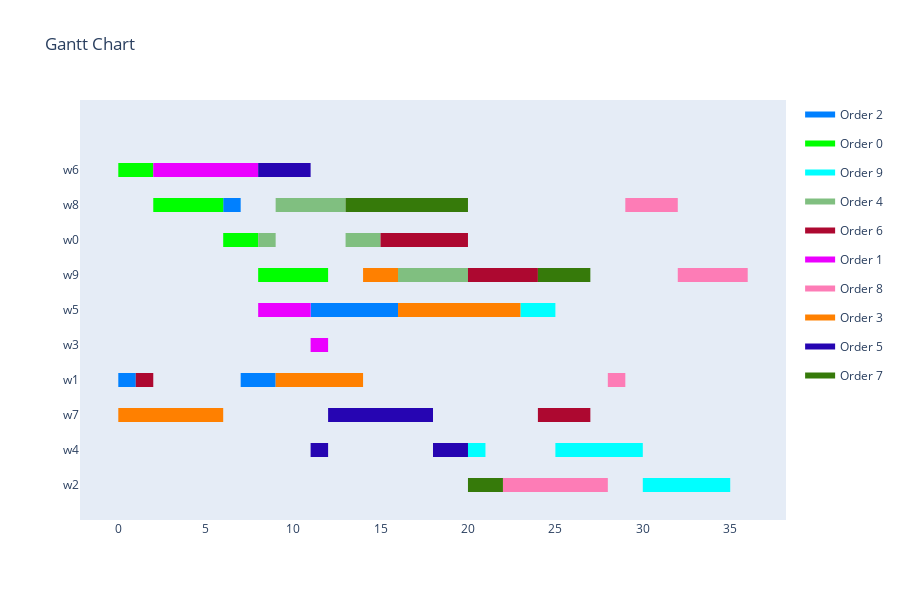

Notebook code for this chart:
### Code cell
show_result(schedule)

### Figure 1 — Plotly figure (JSON) as saved in the notebook; plotly's stock layout.template omitted (floating-point values rounded to 4 significant figures)
{"data": [{"fill": "toself", "fillcolor": "rgb(0, 128, 255)", "hoverinfo": "name", "legendgroup": "rgb(0, 128, 255)", "mode": "none", "name": "Order 2", "type": "scatter", "x": [6, 7, 7, 6, 6, 11, 16, 16, 11, 11, 0, 1, 1, 0, 0, 7, 9, 9, 7], "y": [7.8, 7.8, 8.2, 8.2, null, 4.8, 4.8, 5.2, 5.2, null, 2.8, 2.8, 3.2, 3.2, null, 2.8, 2.8, 3.2, 3.2]}, {"fill": "toself", "fillcolor": "rgb(0, 255, 0)", "hoverinfo": "name", "legendgroup": "rgb(0, 255, 0)", "mode": "none", "name": "Order 0", "type": "scatter", "x": [0, 2, 2, 0, 0, 2, 6, 6, 2, 2, 6, 8, 8, 6, 6, 8, 12, 12, 8], "y": [8.8, 8.8, 9.2, 9.2, null, 7.8, 7.8, 8.2, 8.2, null, 6.8, 6.8, 7.2, 7.2, null, 5.8, 5.8, 6.2, 6.2]}, {"fill": "toself", "fillcolor": "rgb(0, 255, 255)", "hoverinfo": "name", "legendgroup": "rgb(0, 255, 255)", "mode": "none", "name": "Order 9", "type": "scatter", "x": [23, 25, 25, 23, 23, 20, 21, 21, 20, 20, 25, 30, 30, 25, 25, 30, 35, 35, 30], "y": [4.8, 4.8, 5.2, 5.2, null, 0.8, 0.8, 1.2, 1.2, null, 0.8, 0.8, 1.2, 1.2, null, -0.2, -0.2, 0.2, 0.2]}, {"fill": "toself", "fillcolor": "rgb(128, 191, 128)", "hoverinfo": "name", "legendgroup": "rgb(128, 191, 128)", "mode": "none", "name": "Order 4", "type": "scatter", "x": [9, 13, 13, 9, 9, 8, 9, 9, 8, 8, 13, 15, 15, 13, 13, 16, 20, 20, 16], "y": [7.8, 7.8, 8.2, 8.2, null, 6.8, 6.8, 7.2, 7.2, null, 6.8, 6.8, 7.2, 7.2, null, 5.8, 5.8, 6.2, 6.2]}, {"fill": "toself", "fillcolor": "rgb(173, 8, 48)", "hoverinfo": "name", "legendgroup": "rgb(173, 8, 48)", "mode": "none", "name": "Order 6", "type": "scatter", "x": [15, 20, 20, 15, 15, 20, 24, 24, 20, 20, 1, 2, 2, 1, 1, 24, 27, 27, 24], "y": [6.8, 6.8, 7.2, 7.2, null, 5.8, 5.8, 6.2, 6.2, null, 2.8, 2.8, 3.2, 3.2, null, 1.8, 1.8, 2.2, 2.2]}, {"fill": "toself", "fillcolor": "rgb(235, 0, 255)", "hoverinfo": "name", "legendgroup": "rgb(235, 0, 255)", "mode": "none", "name": "Order 1", "type": "scatter", "x": [2, 3, 3, 2, 2, 3, 8, 8, 3, 3, 8, 11, 11, 8, 8, 11, 12, 12, 11], "y": [8.8, 8.8, 9.2, 9.2, null, 8.8, 8.8, 9.2, 9.2, null, 4.8, 4.8, 5.2, 5.2, null, 3.8, 3.8, 4.2, 4.2]}, {"fill": "toself", "fillcolor": "rgb(253, 124, 182)", "hoverinfo": "name", "legendgroup": "rgb(253, 124, 182)", "mode": "none", "name": "Order 8", "type": "scatter", "x": [29, 32, 32, 29, 29, 32, 36, 36, 32, 32, 28, 29, 29, 28, 28, 22, 28, 28, 22], "y": [7.8, 7.8, 8.2, 8.2, null, 5.8, 5.8, 6.2, 6.2, null, 2.8, 2.8, 3.2, 3.2, null, -0.2, -0.2, 0.2, 0.2]}, {"fill": "toself", "fillcolor": "rgb(255, 128, 0)", "hoverinfo": "name", "legendgroup": "rgb(255, 128, 0)", "mode": "none", "name": "Order 3", "type": "scatter", "x": [14, 16, 16, 14, 14, 16, 23, 23, 16, 16, 9, 14, 14, 9, 9, 0, 6, 6, 0], "y": [5.8, 5.8, 6.2, 6.2, null, 4.8, 4.8, 5.2, 5.2, null, 2.8, 2.8, 3.2, 3.2, null, 1.8, 1.8, 2.2, 2.2]}, {"fill": "toself", "fillcolor": "rgb(38, 5, 178)", "hoverinfo": "name", "legendgroup": "rgb(38, 5, 178)", "mode": "none", "name": "Order 5", "type": "scatter", "x": [8, 11, 11, 8, 8, 12, 18, 18, 12, 12, 11, 12, 12, 11, 11, 18, 20, 20, 18], "y": [8.8, 8.8, 9.2, 9.2, null, 1.8, 1.8, 2.2, 2.2, null, 0.8, 0.8, 1.2, 1.2, null, 0.8, 0.8, 1.2, 1.2]}, {"fill": "toself", "fillcolor": "rgb(54, 122, 10)", "hoverinfo": "name", "legendgroup": "rgb(54, 122, 10)", "mode": "none", "name": "Order 7", "type": "scatter", "x": [13, 20, 20, 13, 13, 24, 25, 25, 24, 24, 25, 27, 27, 25, 25, 20, 22, 22, 20], "y": [7.8, 7.8, 8.2, 8.2, null, 5.8, 5.8, 6.2, 6.2, null, 5.8, 5.8, 6.2, 6.2, null, -0.2, -0.2, 0.2, 0.2]}, {"legendgroup": "rgb(0, 128, 255)", "marker": {"color": "rgb(0, 128, 255)", "opacity": 0, "size": 1}, "mode": "markers", "name": "", "showlegend": false, "text": [null, null, null, null, null, null, null, null], "type": "scatter", "x": [6, 7, 11, 16, 0, 1, 7, 9], "y": [8, 8, 5, 5, 3, 3, 3, 3]}, {"legendgroup": "rgb(0, 255, 0)", "marker": {"color": "rgb(0, 255, 0)", "opacity": 0, "size": 1}, "mode": "markers", "name": "", "showlegend": false, "text": [null, null, null, null, null, null, null, null], "type": "scatter", "x": [0, 2, 2, 6, 6, 8, 8, 12], "y": [9, 9, 8, 8, 7, 7, 6, 6]}, {"legendgroup": "rgb(0, 255, 255)", "marker": {"color": "rgb(0, 255, 255)", "opacity": 0, "size": 1}, "mode": "markers", "name": "", "showlegend": false, "text": [null, null, null, null, null, null, null, null], "type": "scatter", "x": [23, 25, 20, 21, 25, 30, 30, 35], "y": [5, 5, 1, 1, 1, 1, 0, 0]}, {"legendgroup": "rgb(128, 191, 128)", "marker": {"color": "rgb(128, 191, 128)", "opacity": 0, "size": 1}, "mode": "markers", "name": "", "showlegend": false, "text": [null, null, null, null, null, null, null, null], "type": "scatter", "x": [9, 13, 8, 9, 13, 15, 16, 20], "y": [8, 8, 7, 7, 7, 7, 6, 6]}, {"legendgroup": "rgb(173, 8, 48)", "marker": {"color": "rgb(173, 8, 48)", "opacity": 0, "size": 1}, "mode": "markers", "name": "", "showlegend": false, "text": [null, null, null, null, null, null, null, null], "type": "scatter", "x": [15, 20, 20, 24, 1, 2, 24, 27], "y": [7, 7, 6, 6, 3, 3, 2, 2]}, {"legendgroup": "rgb(235, 0, 255)", "marker": {"color": "rgb(235, 0, 255)", "opacity": 0, "size": 1}, "mode": "markers", "name": "", "showlegend": false, "text": [null, null, null, null, null, null, null, null], "type": "scatter", "x": [2, 3, 3, 8, 8, 11, 11, 12], "y": [9, 9, 9, 9, 5, 5, 4, 4]}, {"legendgroup": "rgb(253, 124, 182)", "marker": {"color": "rgb(253, 124, 182)", "opacity": 0, "size": 1}, "mode": "markers", "name": "", "showlegend": false, "text": [null, null, null, null, null, null, null, null], "type": "scatter", "x": [29, 32, 32, 36, 28, 29, 22, 28], "y": [8, 8, 6, 6, 3, 3, 0, 0]}, {"legendgroup": "rgb(255, 128, 0)", "marker": {"color": "rgb(255, 128, 0)", "opacity": 0, "size": 1}, "mode": "markers", "name": "", "showlegend": false, "text": [null, null, null, null, null, null, null, null], "type": "scatter", "x": [14, 16, 16, 23, 9, 14, 0, 6], "y": [6, 6, 5, 5, 3, 3, 2, 2]}, {"legendgroup": "rgb(38, 5, 178)", "marker": {"color": "rgb(38, 5, 178)", "opacity": 0, "size": 1}, "mode": "markers", "name": "", "showlegend": false, "text": [null, null, null, null, null, null, null, null], "type": "scatter", "x": [8, 11, 12, 18, 11, 12, 18, 20], "y": [9, 9, 2, 2, 1, 1, 1, 1]}, {"legendgroup": "rgb(54, 122, 10)", "marker": {"color": "rgb(54, 122, 10)", "opacity": 0, "size": 1}, "mode": "markers", "name": "", "showlegend": false, "text": [null, null, null, null, null, null, null, null], "type": "scatter", "x": [13, 20, 24, 25, 25, 27, 20, 22], "y": [8, 8, 6, 6, 6, 6, 0, 0]}], "layout": {"height": 600, "hovermode": "closest", "showlegend": true, "title": {"text": "Gantt Chart"}, "xaxis": {"rangeselector": {"buttons": [{"count": 7, "label": "1w", "step": "day", "stepmode": "backward"}, {"count": 1, "label": "1m", "step": "month", "stepmode": "backward"}, {"count": 6, "label": "6m", "step": "month", "stepmode": "backward"}, {"count": 1, "label": "YTD", "step": "year", "stepmode": "todate"}, {"count": 1, "label": "1y", "step": "year", "stepmode": "backward"}, {"step": "all"}]}, "showgrid": false, "type": "linear", "zeroline": false}, "yaxis": {"autorange": false, "range": [-1, 11], "showgrid": false, "ticktext": ["w2", "w4", "w7", "w1", "w3", "w5", "w9", "w0", "w8", "w6"], "tickvals": [0, 1, 2, 3, 4, 5, 6, 7, 8, 9], "zeroline": false}}}
